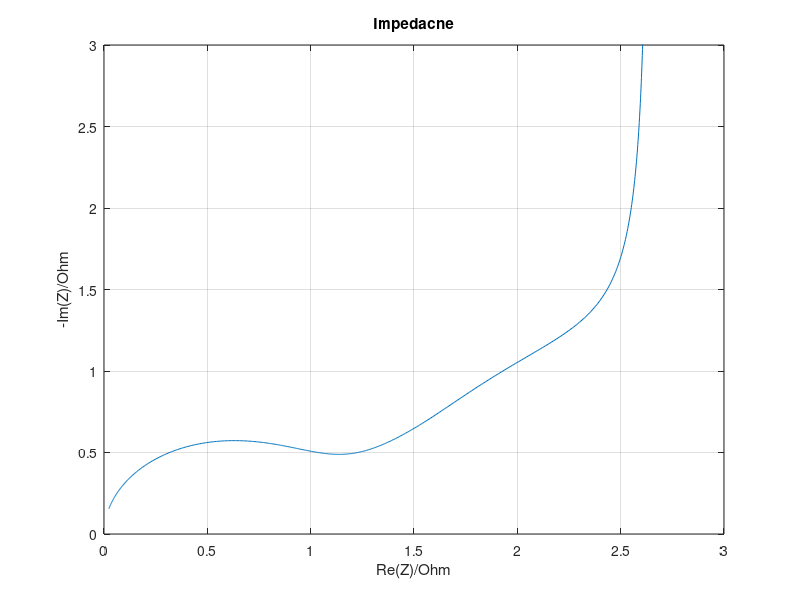

MATLAB code to generate this figure:
clear all; , clc; close;

f_min = -3;
f_max = 3;
points = 1000;

f = logspace(f_min, f_max, points);
w = 2* pi* f;

R = 1;
C = 10^-3;
A = 5;
t = 1; % t = time constant (tau)




%Calculation
Z_W = A .* coth(sqrt(1i *w .*t))./sqrt(1i *w .*t); %Warburg impedance
Z_RW = R + Z_W; % Real impedance + W
Z_C = 1 ./(1i*w*C);

%Total impedacne
Z = (Z_RW.*Z_C)./(Z_RW + Z_C);

%plot
figure;
plot(real(Z), -imag(Z));
xlim([0,3]);
ylim([0,3]);
xlabel('Re(Z)/Ohm');
ylabel('-Im(Z)/Ohm');
title('Impedacne');
grid on
